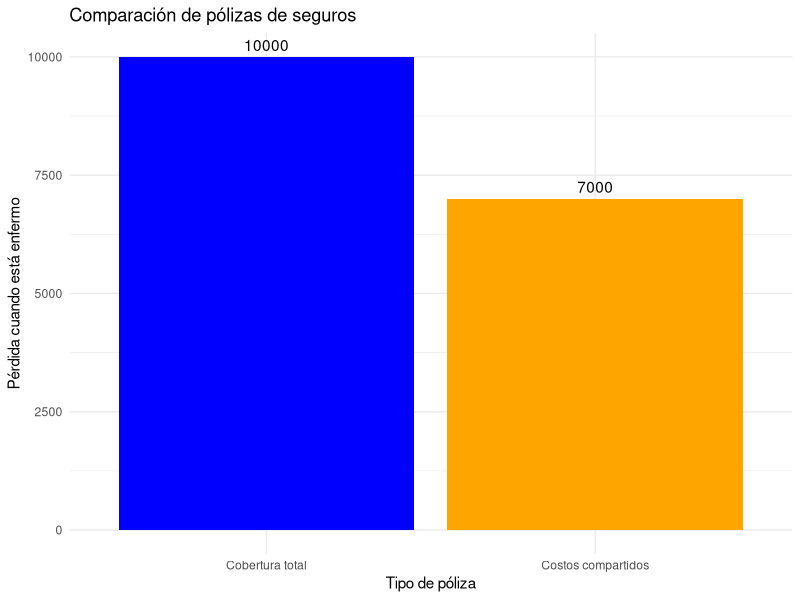

Generate this figure with R:
## ---- chunk 1
library(ggplot2)
# Datos para el gráfico
precio_justo_costos_compartidos <- 0.5 * 7000 # Precio actuarialmente justo para costos compartidos

datos_grafico <- data.frame(
  Opción = c("Cobertura total", "Costos compartidos"),
  Pérdida = c(10000, 7000),
  Precio = c(10000, precio_justo_costos_compartidos)
)
# Gráfico de barras
ggplot(datos_grafico, aes(x = Opción, y = Pérdida, fill = Opción)) +
  geom_bar(stat = "identity", position = "dodge") +
  geom_text(aes(label = Pérdida), vjust = -0.5) +
  labs(title = "Comparación de pólizas de seguros", y = "Pérdida cuando está enfermo", x = "Tipo de póliza") +
  theme_minimal() +
  scale_fill_manual(values = c("Cobertura total" = "blue", "Costos compartidos" = "orange")) +
  theme(legend.position = "none")
